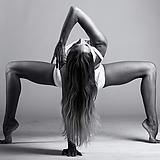
#> input picture EquiSym-master/draw/images/refs_003.jpg, 160 x 160 px, given in place of refs_003_reflection_axis.png, which was not available
$ python drawhough.py
#> lines starting #> are read from the running program, lines starting #| are printed output that depends on the picture; after the words box and inside, x2 and y2 are one past the last pixel; in counts of white or black regions, pixels touching at a corner belong together; pictures that were not available may be replaced by others from this repository, and a replacement may not be noted
import cv2
import numpy as np

for i in range(3,13,1):
    path = "./images/refs_{:0>3}.jpg".format(i)
    myimg = "./images_result/refs_{:0>3}_reflection_axis.png".format(i)
    saveimg = "./drawhough_2/refs_{:0>3}_symmetry.jpg".format(i)

    # 读取图像并转为灰度图像
    img = cv2.imread(myimg)
#> img is the input picture: shape (160, 160, 3); mean B, G, R 145.2, 140.8, 141.3
    img2 = cv2.imread(path)
    gray = cv2.cvtColor(img, cv2.COLOR_BGR2GRAY)
    # 对图像进行二值化处理
    thresh = cv2.threshold(gray, 127, 255, cv2.THRESH_BINARY)[1]
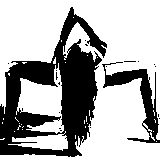
#> thresh: shape (160, 160); 67.6% white; 20 black regions (18 under 20 px), largest, box (x1, y1, x2, y2) and area: (0, 7, 107, 157) 7004, (102, 62, 160, 143) 1235
    # 检测直线
    lines = cv2.HoughLinesP(thresh, rho=1, theta=np.pi/180, threshold=50, minLineLength=50, maxLineGap=10)
#> lines = 172 rows, first 6: [0, 8, 58, 66], [0, 18, 60, 78], [94, 96, 157, 159], [16, 0, 68, 52], [0, 12, 59, 71], [97, 94, 159, 152]
    # 绘制检测到的直线
    # for line in lines:
    #     x1, y1, x2, y2 = line[0]
    #     cv2.line(img2 , (x1,y1), (x2,y2), (0,255,0), 2)
    if len(lines) > 0:
        x1, y1, x2, y2 = lines[0][0]
#> x1 = 0; y1 = 8; x2 = 58; y2 = 66
        cv2.line(img2, (x1,y1), (x2,y2), (0,255,0), 2)
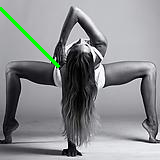
#> img2: shape (160, 160, 3); 1.15% of pixels changed, all inside (x1, y1, x2, y2) = (0, 7, 60, 68)
        print('refs_{:0>3}'.format(i),str(x1)+","+str(y1),str(x2)+","+str(y2))
#| refs_003 0,8 58,66
#> pass 2 of the loop `for i in range(3,13,1):`:
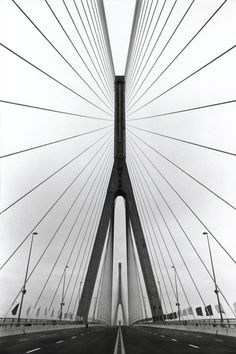
#> input picture EquiSym-master/draw/images/refs_004.jpg, 236 x 354 px, given in place of refs_004_reflection_axis.png, which was not available
#> img is the input picture: shape (354, 236, 3); mean B, G, R 197.3, 196.5, 196
#> gray: shape (354, 236)
#> `thresh = cv2.threshold(gray, 127, 255, cv2.THRESH_BINARY)[1]`:
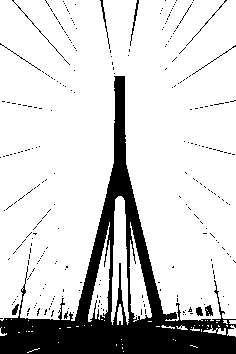
#> thresh: shape (354, 236); 82.5% white; 265 black regions (254 under 20 px), largest, box (x1, y1, x2, y2) and area: (0, 76, 236, 354) 13456, (130, 0, 139, 46) 78, (100, 0, 110, 49) 74
#> lines = 469 rows, first 6: [0, 275, 113, 162], [0, 255, 113, 142], [0, 216, 216, 0], [0, 281, 111, 170], [125, 112, 235, 2], [139, 215, 235, 311]
#> y1 = 275; x2 = 113; y2 = 162
#> `cv2.line(img2, (x1,y1), (x2,y2), (0,255,0), 2)`:
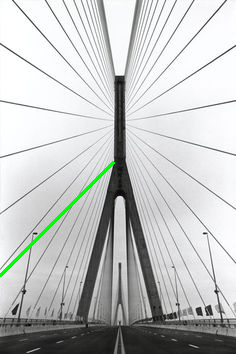
#> img2: shape (354, 236, 3); 0.68% of pixels changed, all inside (x1, y1, x2, y2) = (0, 161, 115, 277)
#| refs_004 0,275 113,162
#> pass 3 of the loop `for i in range(3,13,1):`:
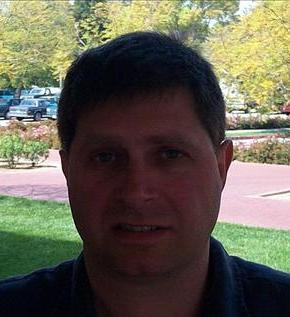
#> input picture EquiSym-master/draw/images/refs_005.jpg, 290 x 317 px
#> img2 is the input picture: shape (317, 290, 3); mean B, G, R 80.3, 94.8, 99
#> `cv2.line(img2, (x1,y1), (x2,y2), (0,255,0), 2)`:
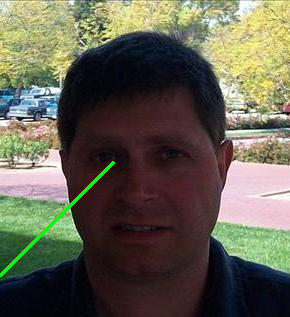
#> img2: shape (317, 290, 3); 0.62% of pixels changed, all inside (x1, y1, x2, y2) = (0, 161, 115, 277)
#| refs_005 0,275 113,162
#> (the run stopped early here; a loop or call above may not have finished)
